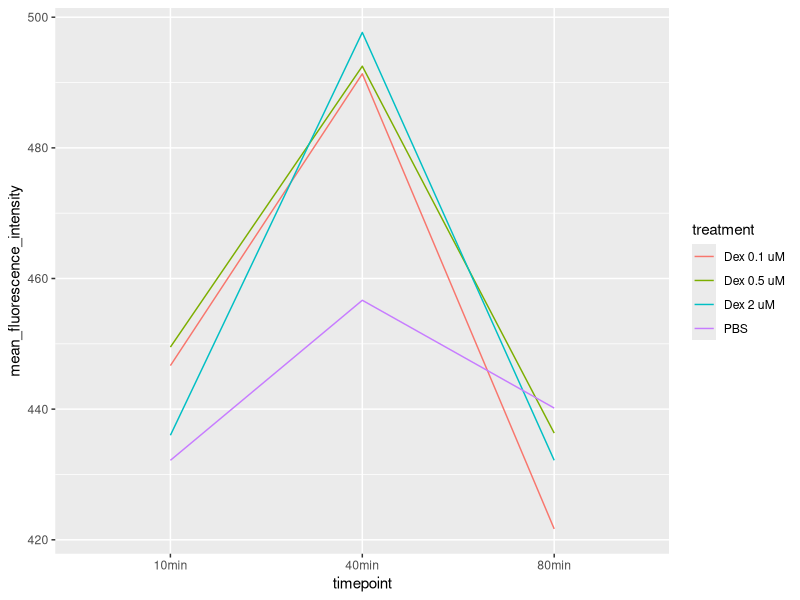
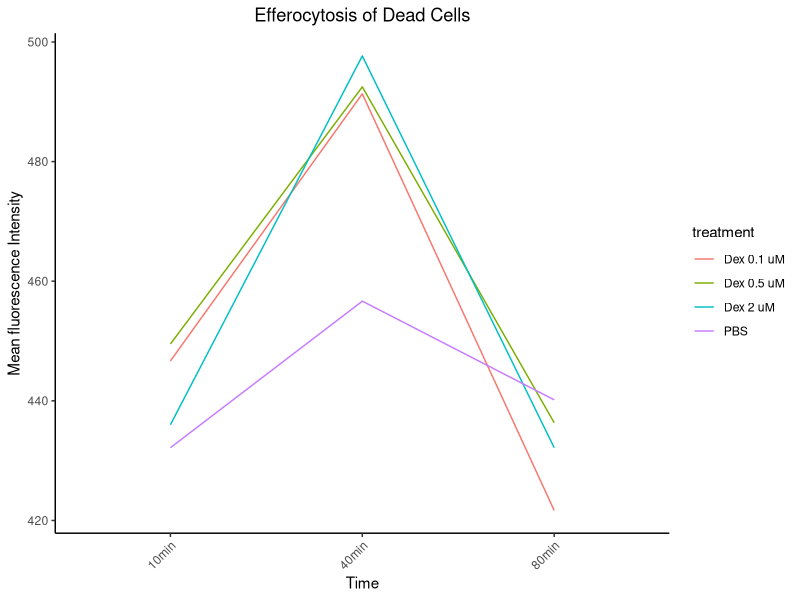
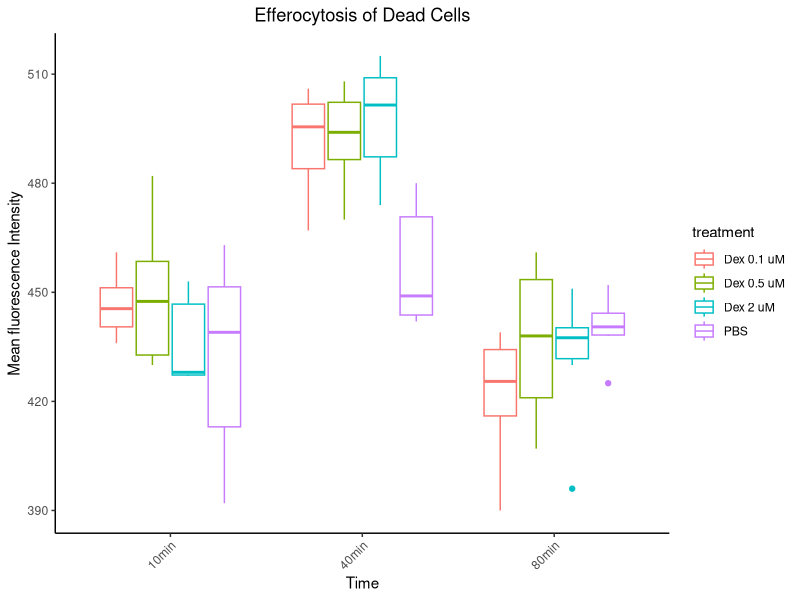
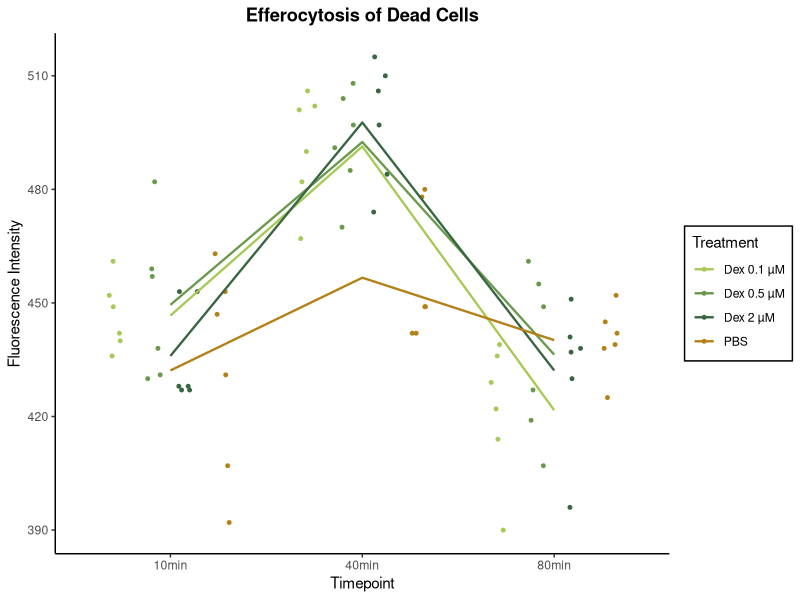
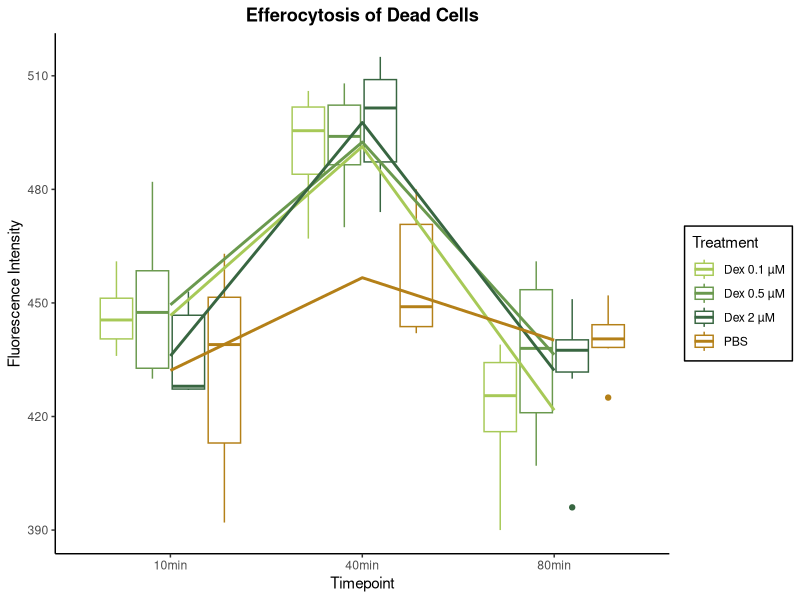

Write R code to recreate these figures, in order.
##########################################################################################
##########################################################################################
# PLOTTING PLATE READER DATA: EFFEROCYTOSIS EDITION -----
##########################################################################################
##########################################################################################

# install packages if they are not already available
if(!require(readxl)){
  install.packages("readxl")
}
if(!require(tidyverse)){
  install.packages("tidyverse") # this installs dyplr, tidyr, and ggplot2     
}


# load packages that we will need
library(readxl) # used for reading xlsx files (https://readxl.tidyverse.org/)
library(dplyr) # this is a key package for data manipulation (https://dplyr.tidyverse.org/)
library(tidyr) # this is used for making our data "tidy" (https://tidyr.tidyverse.org/)
library(ggplot2) # this is used for making nice plots (https://ggplot2.tidyverse.org/)


#############################################
# LOADING DATA ----
#############################################


# this is a vector of our column names, which we will use when we read our data in
# in R, the backwards arrow will save our column vector (that we create with the function call on the right)
# in the variable that we declare on the left (`names_of_our_columns`)

names_of_our_columns <- c("PBS_10min",
                          "Dex_2um_10min",
                          "Dex_0.5um_10min",
                          "Dex_0.1um_10min",
                          "PBS_40min",
                          "Dex_2um_40min",
                          "Dex_0.5um_40min",
                          "Dex_0.1um_40min",
                          "PBS_80min",
                          "Dex_2um_80min",
                          "Dex_0.5um_80min",
                          "Dex_0.1um_80min")

# here we read from the excel file-- the first argument to this function 
# should be the filepath relative to the project you are working in. 
# for this line to work as is, you will need to have your excel file in your project directory (folder)
eff_data <- read_xlsx("eff_dex_test.xlsx", # THIS NEEDS TO BE WHATEVER YOU'VE CALLED YOUR DATA FILE
                      range = "C24:N34", # this is the range we want to read (in excel syntax) -- not the whole sheet
                      col_names = names_of_our_columns # the column names we applied above
)

eff_data <- read_xlsx("eff_dex_test.xlsx", # THIS NEEDS TO BE WHATEVER YOU'VE CALLED YOUR DATA FILE
                      range = "C24:N34", # this is the range we want to read (in excel syntax) -- not the whole sheet
                      col_names = FALSE # I don't want to give it column names yet
) |> t() |>
  as_tibble() |>
  dplyr::select(!c(V3,V4,V5)) |>
  rename("treatment" = "V1",
         "timepoint" = "V2")


# now we have read in the data! In RStudio, you can click on the 
# variable in the "environment" panel to view it

#############################################
# TIDYING DATA ----
#############################################

# unfortunately, the tidyverse tools in the R language prefer data to be in a "tidy"
# format, meaning each row corresponds to one observation 
# (right now each row corresponds to 8 observations, one from each condition)

# to do this, we use tidyr to "pivot" our data to longer format:
# (I save this to a new variable, called "lps_data_pivoted")

eff_data_pivoted <- pivot_longer(data = eff_data, 
                                 cols = V6:V11, # which columns do we want to pivot?
                                 names_to = NULL, # what do we want to name the new column with the previous columns' names?
                                 values_to = "fluorescence_intensity" # what do we want to name the new column with the previous columns' values?
) |>
  mutate(fluorescence_intensity = as.double(fluorescence_intensity))

# before we plot our data, we are going to compute the mean and standard deviation,
# so we can plot these summary statistics instead of individual datapoints

# here I use `|>` (aka %>%) which is known as the pipe operator: 
# it "pipes" data from one function through to the next
# the final output from the piped sequence (here our summarize call) is then stored in `lps_summary`
# see also: https://r4ds.hadley.nz/data-transform.html#sec-the-pipe
# https://www.reddit.com/r/rstats/comments/vbd6jq/piping_in_r_is_like_baking/

eff_summary <- eff_data_pivoted |>
  # first, group data by condition, so both summary statistics are computed 
  # groupby treatment and timepoint
  group_by(treatment, timepoint) |> 
  # now specify which summary functions you want to use (here mean and standard deviation), and their names:
  summarize(mean_fluorescence_intensity = mean(fluorescence_intensity), # here the new column name we want is `mean_of_data`, and the function we want summarize to call is `mean()`
            standard_dev = sd(fluorescence_intensity)) # we want to compute both mean and standard dev (sd) of the `fluorescence_intensity` column


# now our data is ready to be used with ggplot2:

#############################################
# BASE PLOT ----
#############################################

# ggplot works by building layers on top of each other-- we start with data,
# then add x/y axes, colors, sizes, etc (aesthetics); then points/bars/lines/etc (geometries)

# there are a lot of internet resources to help with using this, e.g.
# https://r-statistics.co/Complete-Ggplot2-Tutorial-Part1-With-R-Code.html (great overview/beginner friendly)
# https://www.youtube.com/watch?v=h29g21z0a68 (very long, but good overview of how/why of ggplot from a key contributor)
# https://ggplot2-book.org/ 

# first, initialize the ggplot object:
ggplot(data = eff_summary, # layer 1: data
       mapping = aes(x = timepoint, y = mean_fluorescence_intensity, color = treatment, group = treatment)) + # layer 2 is aesthetics, here x/y axis
  geom_line()

# this worked, but it was kinda ugly. let's use some ggplot tools to clean it up:

#############################################
# BETTER PLOT ----
#############################################
ggplot(data = eff_summary, # layer 1: data
       mapping = aes(x = timepoint, y = mean_fluorescence_intensity)) + # layer 2 is aesthetics, here x/y axis
  geom_line(aes(color = treatment, group = treatment)) +
  # add x/y axis + title labels with `labs()`
  labs(x = "Time", y = "Mean fluorescence Intensity", 
       title = "Efferocytosis of Dead Cells") + 
  theme_classic() +
  theme(axis.text.x = element_text(angle = 45, vjust = 1, hjust = 1), plot.title = element_text(hjust = 0.5))

# this is pretty good, and probably good to shoot for for the notebook; relatively easy while also clean/nice to read

# you can export the plot with `ggsave()` or by just clicking Export on the plots panel in RStudio
# might want to adjust aspect ratio before saving/copying to clipboard

# we can also make boxplots to better show the data:

ggplot(data = eff_data_pivoted, # layer 1: data
       mapping = aes(x = timepoint, y = fluorescence_intensity, color = treatment)) + # layer 2 is aesthetics, here x/y axis
  geom_boxplot() + # or use geom_violin
  # add x/y axis + title labels with `labs()`
  labs(x = "Time", y = "Mean fluorescence Intensity", 
       title = "Efferocytosis of Dead Cells") + 
  theme_classic() +
  theme(axis.text.x = element_text(angle = 45, vjust = 1, hjust = 1), plot.title = element_text(hjust = 0.5))


# you can take this a step further though if you want to play around with it:

#############################################
# BONUS PLOT ----
#############################################

# here, I'm setting my own colors and column orders. 

vals <- c("Dex 0.1 uM" = "#a7c957", 
          "Dex 0.5 uM" = "#6a994e",
          "Dex 2 uM" = "#386641", 
          "PBS" = "#B48018")

lims <- c("Dex 0.1 uM", 
          "Dex 0.5 uM",
          "Dex 2 uM", 
          "PBS")

labes <- c("Dex 0.1 µM", 
           "Dex 0.5 µM",
           "Dex 2 µM", 
           "PBS")

# this version is a bit neater, but you can play around with using 
# points vs boxplots; chose whatever you think represents the data best



ggplot() +
  geom_point(data = eff_data_pivoted, # here I need to give `geom_point` different data than I gave `geom_line`
              mapping = aes(x = timepoint, y = fluorescence_intensity, color = treatment),
             position = position_jitterdodge(jitter.width = 0.1), size = 1) +
  geom_line(data = eff_summary,
            mapping = aes(x = timepoint, y = mean_fluorescence_intensity,
                          color = treatment, group = treatment), linewidth = 0.8) + 
  scale_color_manual(values = vals,
                    labels = labes,
                    limits = lims) +
  labs(y = "Fluorescence Intensity", color = "Treatment",
       x = "Timepoint",
       title = "Efferocytosis of Dead Cells") + 
  theme_classic() +
  theme(plot.title = element_text(hjust = 0.5, face = "bold"), 
        plot.caption = element_text(hjust = 0, face = "italic"),
        legend.background = element_rect(color = "black"))


ggplot() +
  geom_boxplot(data = eff_data_pivoted, # here I need to give `geom_point` different data than I gave `geom_line`
             mapping = aes(x = timepoint, y = fluorescence_intensity, color = treatment)) +
  geom_line(data = eff_summary,
            mapping = aes(x = timepoint, y = mean_fluorescence_intensity,
                          color = treatment, group = treatment), linewidth = 1) + 
  scale_color_manual(values = vals,
                     labels = labes,
                     limits = lims) +
  labs(y = "Fluorescence Intensity", color = "Treatment",
       x = "Timepoint",
       title = "Efferocytosis of Dead Cells") + 
  theme_classic() +
  theme(plot.title = element_text(hjust = 0.5, face = "bold"), 
        plot.caption = element_text(hjust = 0, face = "italic"),
        legend.background = element_rect(color = "black"))



